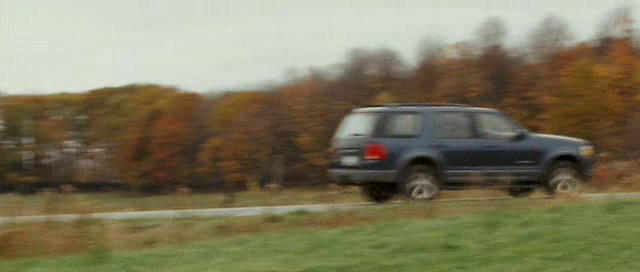
#> input picture 边缘检测/carscale_0252.jpg, 640 x 272 px
$ python canny2.py
#> lines starting #> are read from the running program, lines starting #| are printed output that depends on the picture
import cv2

file_name = 'carscale_0252.jpg'


def nothing(x):
    pass


cv2.namedWindow('image')
cv2.createTrackbar('min', 'image', 0, 500, nothing)
cv2.createTrackbar('max', 'image', 0, 500, nothing)
img = cv2.imread(file_name)
#> img is the input picture: shape (272, 640, 3); mean B, G, R 93.9, 120.8, 126.2
img = cv2.GaussianBlur(img, (3, 3), 0)
while 1:
    a1 = cv2.getTrackbarPos('min', 'image')
    a2 = cv2.getTrackbarPos('max', 'image')
    edges = cv2.Canny(img, a1, a2)
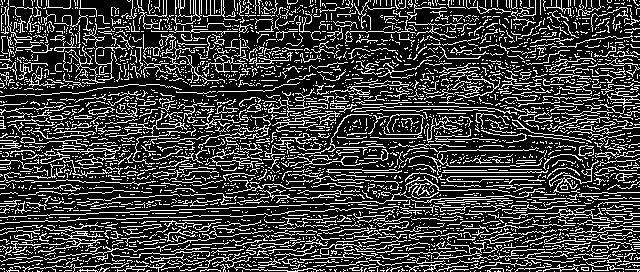
#> edges: shape (272, 640); 24.2% white in thin lines or dots
    cv2.imshow('image', edges)
    k = cv2.waitKey(1) & 0xFF
#> (key Esc is pressed here)
    if k == 27:
        break

$ run again, with 边缘检测/bag_00000183.jpg copied over 边缘检测/carscale_0252.jpg
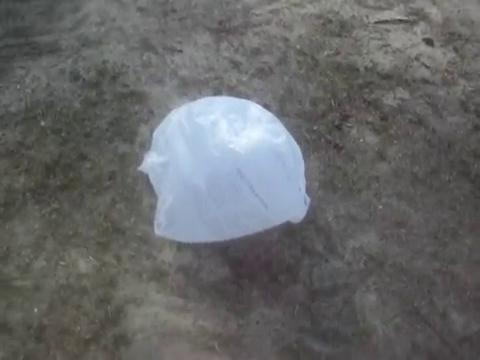
#> input picture 边缘检测/bag_00000183.jpg, 480 x 360 px
#> img is the input picture: shape (360, 480, 3); mean B, G, R 103.9, 103.3, 101.9
#> `edges = cv2.Canny(img, a1, a2)`:
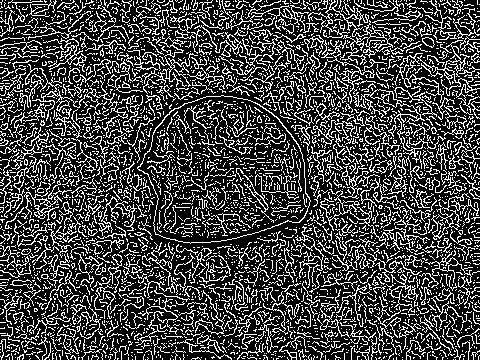
#> edges: shape (360, 480); 26.5% white in thin lines or dots

$ run again, with 边缘检测/helicopter_00000020.jpg copied over 边缘检测/carscale_0252.jpg
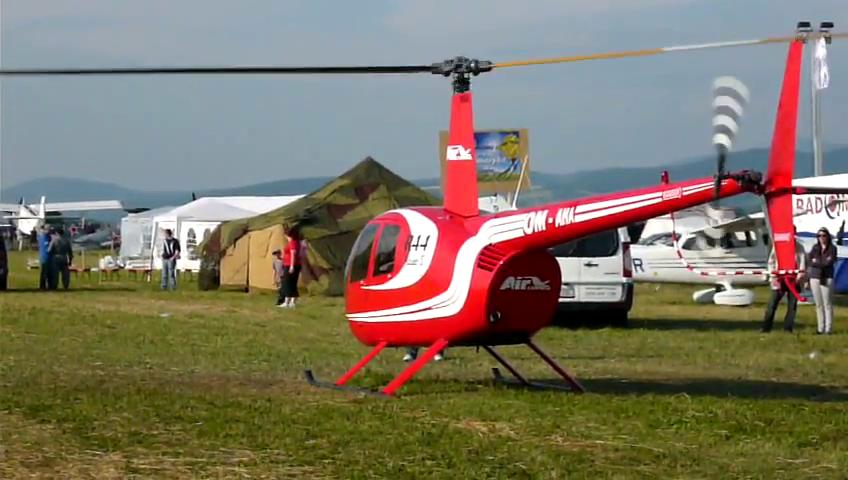
#> input picture 边缘检测/helicopter_00000020.jpg, 848 x 480 px
#> img is the input picture: shape (480, 848, 3); mean B, G, R 101.1, 118, 126.1
#> `edges = cv2.Canny(img, a1, a2)`:
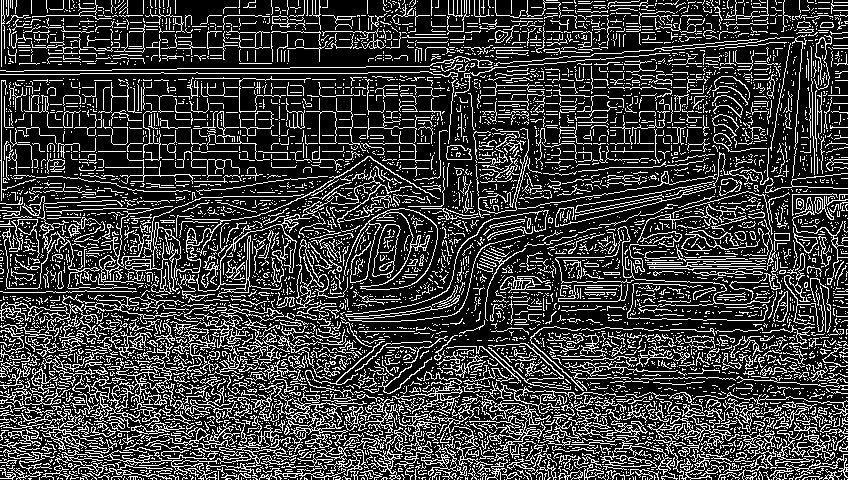
#> edges: shape (480, 848); 23.7% white in thin lines or dots
